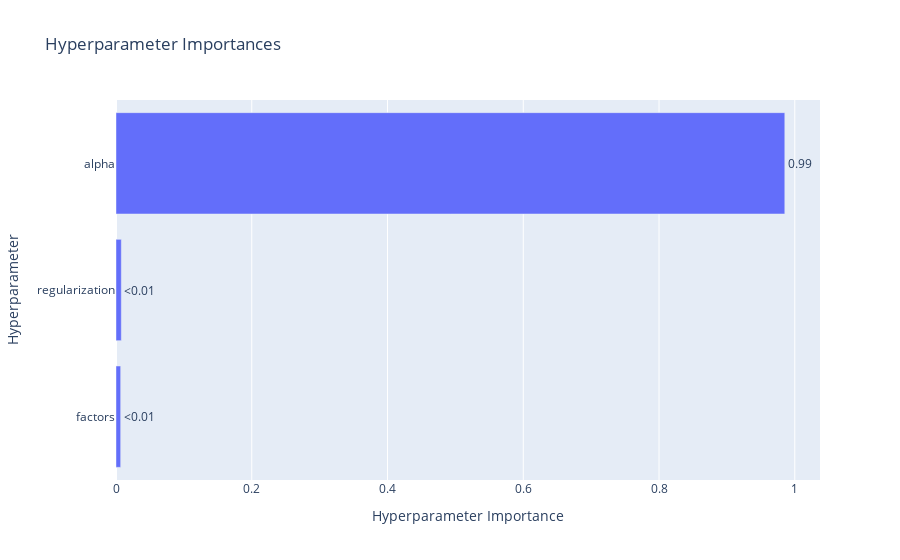

Notebook code cell kept with this figure:
### Code cell
# Hyperparameter Importances
plot_param_importances(study).show()

### Figure 1 — Plotly figure (JSON) as saved in the notebook; plotly's stock layout.template omitted (floating-point values rounded to 4 significant figures)
{"data": [{"cliponaxis": false, "hovertemplate": ["factors (IntDistribution): 0.006881223797170176<extra></extra>", "regularization (FloatDistribution): 0.007807209880253611<extra></extra>", "alpha (FloatDistribution): 0.9853115663225762<extra></extra>"], "name": "Objective Value", "orientation": "h", "text": ["<0.01", "<0.01", "0.99"], "textposition": "outside", "type": "bar", "x": [0.006881, 0.007807, 0.9853], "y": ["factors", "regularization", "alpha"]}], "layout": {"title": {"text": "Hyperparameter Importances"}, "xaxis": {"title": {"text": "Hyperparameter Importance"}}, "yaxis": {"title": {"text": "Hyperparameter"}}}}
